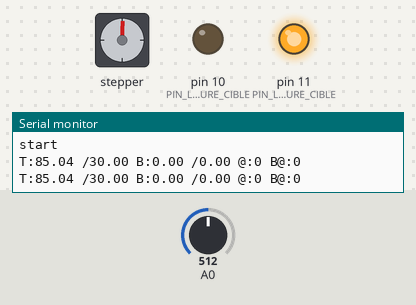
A sketch run on a simulated Arduino Uno, built with avr-gcc and run on an emulated ATmega328P. On the bench: stepper motor, output pins drawn as LEDs (lit = HIGH), the last lines printed to the serial monitor. Inputs (shaded band) come from the test bench; at power-on: A0 = 512. Stepper angles assume 200 steps per turn.

Above: at 1.2 s.
1.3 s: A0 set to 0
At 2.8 s:
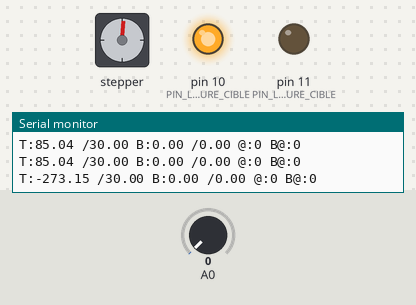
8.5 s: A0 set to 19
At 11.8 s:
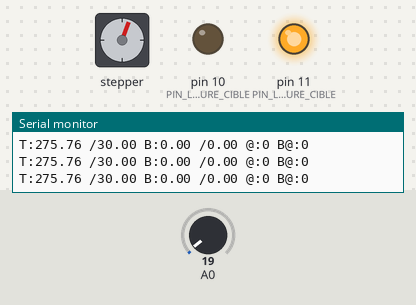
12.6 s: A0 set to 898
14.5 s: A0 set to 920
At 15.3 s:
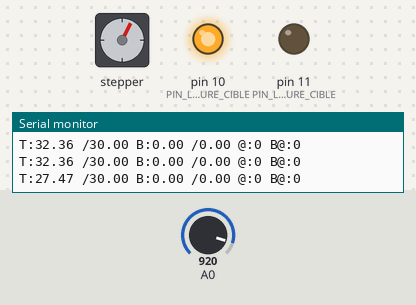
18.6 s: A0 set to 900
At 22.4 s:
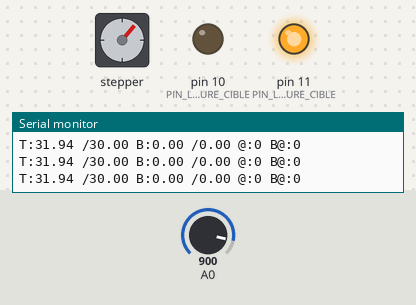
Timing chart, 0 to 35.5 s (numbered marks = the images above; inputs shaded):
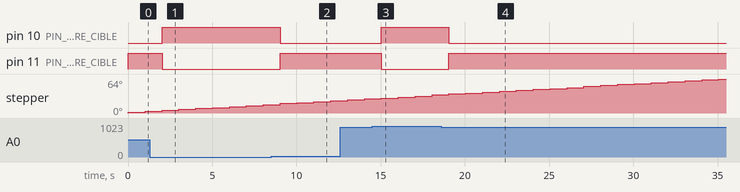

The sketch:

main.ino
```cpp
/* Mesure de température et moteur et parser serie. (todo EEPROM)
 *
 *  Auteur : PPAC pour fred347 ( https://www.lesimprimantes3d.fr/forum/topic/44540-demande-daide-pour-projet/ )
 *  Etat : version 0.2 beta
 *
 * Type de carte : Arduino UNO
 *
 * ===
 * // Pour la mesure de température
 * Composants :
 * un arduino UNO
 * une resistance 10K Ohms (code couleur :  Maron = 1 , Noir = 0 , Orange = 3 (comme en position 3 c'est pour dire x10^3) = 10 x 10^3 = 10000 Ohms = 10K Ohms)
 * une Platine d'expérimentation (breadboard)
 *  (ici 5 + 2 ) Câbles de raccord dupont femmel ( jumper wire )
 * une thermistance NTC 100K  avec un connecteur dupont femmel 2p (cf  extrait marlin)
 * un ? pour connecter notre connecteur dupont femmel de la thermistance a la platine d'expérimentation.
 *
 * deux LED ( une rouge et une verte)
 * des resistances 220 Ohm pour proteger les leds
 *
 *
 *
 * Montage / Schematics: (il faudrais une bonne description du shema ... mais là en mode texte ...)
 * Je renvoie a https://create.arduino.cc/projecthub/Marcazzan_M/how-easy-is-it-to-use-a-thermistor-e39321?ref=search&ref_id=NTC%20Thermistor&offset=1#schematics
 * Sauf que l'on utilisera une thermistance différente.
 * Et que l'on va ajouter une LED + resitance pour la led sur la pin ?
 *
 * // Pour le control de la chauffe ( control d'un MOSFET)
 *
 *
 * // Pour le controlleur de moteur pas a pas  stepper
 *  un
 *
 *
 * Pour déterminer les bon paramétres de la thermistance ... ? une doc ?
 * Là je vais me baser sur les fichiers des tables des thermistance du firmware marlin (v2.0.9.2)
 * Marlin/Marlin/src/module/thermistor/
 * ex : fichier "thermistor_1.h" dans les commentaire du fichier
 * // R25 = 100 kOhm, beta25 = 4092 K, 4.7 kOhm pull-up, bed thermistor
 *
 * TODO / A FAIRE
 * Pour ne pas avoir a modifier et televerser le sketch si on veux modifier la valeur de température cible
 * Une température cible modifiable via la connexion serie et qui sera sauvé dans l'eeprom
 * il va faloir mettre en place une methode de modification et de sauvegarde dans l'eeprom
 *
 * Une autre pin pour controler un MOSFET ou un Relais pour la chauffe
 * ?PWM
 *
 * La gestion d'un controlleur de moteur pas a pas (stepper) pour activer un moteur
 * ? gestion de la vitesse ??? via la connexion serie définition d'une vitesse ou via un potard donc une entré de mesure analogique pour ajuster ?
 * ?
 *
*/

//
// DIRECTIVES DE COMPILATION - Librairie
//

// Include the AccelStepper Library
#include <AccelStepper.h>

// Là on inclus un fichier .h qui contiens des fonctions utilitaires ...
#include <util_fonc.h>


//
// DIRECTIVES DE COMPILATION - Pour paramétrages / configuration
//

// une directive "#define MOT_CLE expression" c'est utilisé par le compilateur pour remplacer dans le code qui suit le "MOT_CLE" par l"expression" (on ne retrouvera dans le code compilé que cette "expression".)
// C'est pratique pour avoir des variables lors de la compilation mais qui au final seront des constantes dans le code compilé (pour gagner de l'espace memoire)
/** (là j'ai piqué un bout de marlin :) pour me simplifier la vie :)  )
 * Vitesse de communication du port serie (Serial Port Baud Rate)
 * This is the default communication speed for all serial ports.
 * Set the baud rate defaults for additional serial ports below.
 *
 * 250000 works in most cases, but you might try a lower speed if
 * you commonly experience drop-outs during host printing.
 * You may try up to 1000000 to speed up SD file transfer.
 *
 * :[2400, 9600, 19200, 38400, 57600, 115200, 250000, 500000, 1000000]
 */
#define BAUDRATE 115200

/*
 * Faut til faire du debugage ?
 * TODO a revoir pour vraiment ne pas compiler les parties de debugage pour avoir un code compilé plus légé ...
*/
#define DEBUG_MODE_ON

/*
 * Pour le delay de la loop principal
 * 500 ms
*/
#define TEMPO_LOOP 500

#define TEMPERATURE_CIBLE_DEFAUT 30.00 // Là pour tester la thermistance 30°C c'est plus pratique.

// une declaration de varibable "typeVariable nomVariable [ = valeuraffectation ] ; " là dans le code généré il y aura un espace memoire reservé pour identifier cette
#ifndef TEMPERATURE_CIBLE_DEFAUT
float temp_cible = 30.00;
#else
float temp_cible = TEMPERATURE_CIBLE_DEFAUT;
#endif

//Thermometer with thermistor
/*thermistor parameters:
 * RT0: 10 000 Ω // PPAC 100 000 Ω = 100K Ω
 * B: 3977 K +- 0.75%// PPAC  4092
 * T0:  25 C
 * +- 5%
 */
//These values are in the datasheet ( PPAC : là j'ai modifier d'aprés des fichier du code source du marlin pour coller a la thermistance utilisé
#define RT0 100000 // Ω
#define B 4092     //3977      // K
//--------------------------------------

#define VCC 5.00 //Supply voltage
//#define VCC 3.30    //Supply voltage //

// Là valeur de la résitance du montage pour la mesure ... a modifier au besion
#define R 10000 //R=10KΩ

//
//
//

#define PIN_LED_TEMOIN_PAS_A_TEMPERATURE_CIBLE 10 // led rouge pour dire ue ce n'est pas en temperature
#define PIN_LED_TEMOIN_A_TEMPERATURE_CIBLE 11     //  led verte pour dire que c est en temperature
// N.B. : Pour moi, dans un programme, il faut bien différencier la "fonction logique" du "matériel"
// c-a-d ( on peut mettre les couleur de led que l'on veux mais dans le code je veux savoir c'est pour quelle usage ...)

//
// Les variables du programme
//

// Là des variable pour de la mesure de A0 arriver a une température en °C
//Variables
float RT, VR, ln, TX, T0, VRT;

//
//
// Là c'est a revoir ... mais c'est la methode (utiliser des directive de compilation #ifdef ... #endif) pour reduire la taille du programme si on d'esactive le debug sur le port serie.
#ifdef DEBUG_MODE_ON
boolean debug = true;
#else
boolean debug = false;
#endif

boolean marlinOutputLike = true;

//
// Define pin connections & motor's steps per revolution
const int dirPin = 2;
const int stepPin = 3;
const int stepsPerRevolution = 200;

float motorSpeed = 200;

// Include the AccelStepper Library //#include <AccelStepper.h>
// Define motor interface type
#define motorInterfaceType 1

// Creates an instance
AccelStepper myStepper(motorInterfaceType, stepPin, dirPin);

boolean activerMoteur = true;

//
// Declaration de mes variables utiles pour le programme
//


void outputSketchInfos(){
  Serial.print(F("\nSketch:   " __FILE__ "\n"
                 "Compiled: " __DATE__ " " __TIME__ "\n\n"));
}

/* Initialisation (executé une seul fois au démmarge de l'arduino.)
     */
// Un programme Arduino doit impérativement contenir la fonction "setup"
// Elle ne sera exécutée qu'une seule fois au démarrage du microcontroleur
// Elle sert à configurer globalement les entrées sorties
void setup()
{
  // Vitesse du port serie pour debug / messages
  Serial.begin(BAUDRATE); //PPAC avant : Serial.begin(9600);

  // Attendez que le port s'ouvre
  // Une while boucle bouclera continuellement et infiniment jusqu'à ce
  // que l'expression entre parenthèses () devienne fausse.
  // Quelque chose doit changer la variable testée,
  // sinon la boucle while ne se fermera jamais
  while (!Serial)
  {
    ;   // attendez que le port série se connecte.
        // Nécessaire pour le port USB natif uniquement
  }

  outputSketchInfos();
  //outputTableDesCaracteres();

  // set the maximum speed, acceleration factor,
  // initial speed and the target position
  myStepper.setMaxSpeed(10000); //1000
                                //  myStepper.setAcceleration(50);
  myStepper.setSpeed(2000);     //200
                                // myStepper.moveTo(2000);//200

  if (debug)
  {
    // TODO a revoir c'est pas top de mettre du debug dans l'init est il y a un defaut d'entrelacement avec les sortie des message de la "loop" ...
    // il doit y avoir une notion de ? semaphore a mettre en place  ou de niveau d'intéruption ?
    Serial.print("### Debut initialisation ! Temperature cible = ");
    Serial.print(temp_cible);
    Serial.println(" °C");
    Serial.flush(); // forcer le vidage du tampon ?
  }

  // Là c'est ? de l'initialisation d'une constante pour correctement calculer une température d'aprés une mesure ?
  T0 = 25 + 273.15; //Temperature T0 from datasheet, conversion from Celsius to kelvin
  //
  // Initialisation des pin de sorties
  pinMode(PIN_LED_TEMOIN_PAS_A_TEMPERATURE_CIBLE, OUTPUT);
  digitalWrite(PIN_LED_TEMOIN_PAS_A_TEMPERATURE_CIBLE, LOW); // turn the LED off by making the voltage LOW

  pinMode(PIN_LED_TEMOIN_A_TEMPERATURE_CIBLE, OUTPUT);
  digitalWrite(PIN_LED_TEMOIN_A_TEMPERATURE_CIBLE, LOW); // turn the LED off by making the voltage LOW

  // moteur driver type ...
  // Declare pins as Outputs
  pinMode(stepPin, OUTPUT);
  pinMode(dirPin, OUTPUT);

  // Autre initialisation a faire (TODO) ? Si on veux faire des lecture sur le port serie pour rendre le programme plus pratique
  // definir la température cible avec une commande g-code du genre "M104 S200" ? mais là il y a du taf car il faut faire un parseur...
  //...
  if (debug)
  {
    Serial.print("### Fin initialisation ! Temperature cible = ");
    Serial.print(temp_cible);
    Serial.println(" °C");
    Serial.flush(); // forcer le vidage du tampon ?
  }
  //
  if ( marlinOutputLike ){
      Serial.println("start");
  }
}

// Le programme principal s’exécute par une boucle infinie appelée Loop
void loop()
{

  // TODO a mettre dans une fonction
  // mesure température et conversion en °C
  VRT = analogRead(A0);         //Acquisition analog value of VRT
  VRT = (5.00 / 1023.00) * VRT; //Conversion to voltage (la A0 [0..1023] -> [0V..5V]
  VR = VCC - VRT;
  RT = VRT / (VR / R); //Resistance of RT

  ln = log(RT / RT0);
  TX = (1 / ((ln / B) + (1 / T0))); //Temperature from thermistor

  TX = TX - 273.15; //Conversion to Celsius

  if (debug && false)
  {
    // Sortie sur la consol pour débuger la mesure et le calcul en °C
    Serial.print("Temperature:");
    Serial.print("\t");
    Serial.print(TX);
    // Serial.print("C\t\t");
    //  Serial.print(TX + 273.15);        //Conversion to Kelvin
    //  Serial.print("K\t\t");
    //  Serial.print((TX * 1.8) + 32);    //Conversion to Fahrenheit
    //  Serial.println("F");
    Serial.print(" / ");
    Serial.print(temp_cible);
    Serial.println();
  }
  //
  if ( marlinOutputLike ){
  Serial.print("T:");
  Serial.print(TX);
  Serial.print(" /");
  Serial.print(temp_cible);
  Serial.print(" ");
  Serial.print("B:");
  Serial.print("0.00");
  Serial.print(" /");
  Serial.print("0.00");
  Serial.print(" ");
  Serial.print("@:");
  Serial.print("0");
  Serial.print(" ");
  Serial.print("B@:");
  Serial.print("0");
  Serial.println();
  }

  // Condition de température
  if (TX > temp_cible)
  {
    // { la température mesuré et au dessus de la température cible }
    if (debug && false)
    {
      Serial.print("Cible ");
      Serial.print(temp_cible);
      Serial.println(" atteint !");
    }
    //
    digitalWrite(PIN_LED_TEMOIN_A_TEMPERATURE_CIBLE, HIGH);    // turn the LED on (HIGH is the voltage level)
    digitalWrite(PIN_LED_TEMOIN_PAS_A_TEMPERATURE_CIBLE, LOW); // turn the LED off by making the voltage LOW
  }
  else
  {
    // { la température mesuré et en dessous de la température cible }
    if (debug && false)
    {
      Serial.print("Il faut chauffer pour arriver a cible ");
      Serial.print(temp_cible);
      Serial.println("!");
    }
    digitalWrite(PIN_LED_TEMOIN_A_TEMPERATURE_CIBLE, LOW);      // turn the LED on (HIGH is the voltage level)
    digitalWrite(PIN_LED_TEMOIN_PAS_A_TEMPERATURE_CIBLE, HIGH); // turn the LED off by making the voltage LOW
  }

  //delay(TEMPO_LOOP);
  if (activerMoteur)
  {
    if (false)
    {
      if (myStepper.distanceToGo() == 0)
      {
        myStepper.moveTo(-myStepper.currentPosition());
      }
      myStepper.run();
    }

    // constante speed
    // Set the speed in steps per second:
    //myStepper.setSpeed(400);
    myStepper.setSpeed(motorSpeed);

    // Step the motor with a constant speed as set by setSpeed():
    myStepper.runSpeed();
  }

  if (activerMoteur && false)
  {
    // Là c'est juste pour tester le moteur .
    // Comme c'est codé dans la boucle principla et avec de delay cela va créer un ralentissement / conflic entre le code de mesure et de mouvement moteur ( donc la vitesse moteur ne sera pas vraiment controllable, il y aura des ralentissement du moteur lors des entré serie car elle sont parsé ...)
    // Il faudrai utiliser un timer pour avoir une sorte de multitache mais l) les timer sous arduino sur un controlleur atmega c'est ... pas forcement smple
    // alors il fau plutot utiliser une librairie qui gere cela ?

    // Set motor direction clockwise
    digitalWrite(dirPin, HIGH);

    // Spin motor slowly
    for (int x = 0; x < stepsPerRevolution; x++)
    {
      digitalWrite(stepPin, HIGH);
      delayMicroseconds(2000);
      digitalWrite(stepPin, LOW);
      delayMicroseconds(2000);
    }
    /*
  delay(1000); // Wait a second

  // Set motor direction counterclockwise
  digitalWrite(dirPin, LOW);

  // Spin motor quickly
  for(int x = 0; x < stepsPerRevolution; x++)
  {
    digitalWrite(stepPin, HIGH);
    delayMicroseconds(1000);
    digitalWrite(stepPin, LOW);
    delayMicroseconds(1000);
  }
  delay(1000); // Wait a second
             */
    //
  }

  int incomingByte = 0; // for incoming serial data

  while (Serial.available() > 0)
  {
    // look for the next valid integer in the incoming serial stream:
    int red = 0; //Serial.parseInt();
    // do it again:
    int green = 0; //Serial.parseInt();
    // do it again:
    int blue = 0; //Serial.parseInt();
    // look for the newline. That's the end of your sentence:
    // read the incoming byte:
    incomingByte = Serial.read();
    if (incomingByte == '\n')
    {
      // constrain the values to 0 - 255 and invert
      // if you're using a common-cathode LED, just use "constrain(color, 0, 255);"
      red = 255 - constrain(red, 0, 255);
      green = 255 - constrain(green, 0, 255);
      blue = 255 - constrain(blue, 0, 255);
      // fade the red, green, and blue legs of the LED:
      //   analogWrite(redPin, red);
      //   analogWrite(greenPin, green);
      //   analogWrite(bluePin, blue);
      // print the three numbers in one string as hexadecimal:
      //Serial.print(red, HEX);
      //Serial.print(green, HEX);
      //Serial.println(blue, HEX);
      if ( marlinOutputLike ){
        // TODO un parser des commandes g-code flavor marlin (compatible Repetier Host et Pronterface )
//Replies from the RepRap machine to the host computer
//All communication is in printable ASCII characters.
// Messages sent back to the host computer are terminated by a newline and look like this:

//xx [line number to resend] [T:93.2 B:22.9] [C: X:9.2 Y:125.4 Z:3.7 E:1902.5] [Some debugging or other information may be here]


        // Si la commande g-code reçue est correcte ... et pas d'erreur detecté
      Serial.println("ok");
      // Si la commande g-code recu n'est pas correcte ?

      // demande de réenvoie
      //Serial.println("rs ");
      //Serial.println(num_ligne_a_reenvoyer);// num ligne a réenvoyer

      // Erreur hardware fault has been detected. The RepRap machine will shut down immediately after it has sent this message.
      //Serial.println("!!");

// "//" This is some debugging or other information on a line on its own. It may be sent at any time.

//Such lines will always be preceded by //.

//On the latest version of Pronterface and soon Octoprint a special comment of the form:

// "// action:command"

// is allowed to be sent from the firmware, the command can currently be pause, resume or disconnect which will execute those commands on the host. As this is also a comment other hosts will just ignore these commands.
//Serial.println("// ");
      }
    }
    if ( false){
    // say what you got:
    Serial.print("I received: '");
    Serial.print((char)incomingByte);
    Serial.print("' : ");
    Serial.println(incomingByte, DEC);

    if (incomingByte == 'M')
    {
      activerMoteur = !activerMoteur;
      int iVal = Serial.parseInt();
      Serial.print("I parse: ");
      Serial.print((char)incomingByte);
      Serial.println(iVal);
    }
    if (incomingByte == 'T')
    {

      float fVal = Serial.parseFloat(SKIP_ALL);
      Serial.print("I parse: ");
      Serial.print((char)incomingByte);
      Serial.println(fVal);
      temp_cible = fVal;
      //Serial.print(fVal);
    }
    if (incomingByte == 'P')
    {
      float fVal = Serial.parseFloat();
      Serial.print("P parse: ");
      Serial.print((char)incomingByte);
      Serial.println(fVal);
      //Serial.print(fVal);
    }
    if (incomingByte == 'S')
    {
      float fVal = Serial.parseFloat();
      Serial.print("S parse: ");
      Serial.print((char)incomingByte);
      Serial.println(fVal);
      //Serial.print(fVal);
      motorSpeed = fVal;
    }
    }
  }

  // Un delais pour ... histoire de prendre sons temps ? (surtout si avec le mode debug pour ne pas avoir trop de blabla ! )
  delay(500); // TODO a mettre en #define TEMPO_LOOP 500
  delay(TEMPO_LOOP);
}

// FIN de fichier.
```

HeaterControl.h
```cpp
/****************************************************************
 * Heater control library header
 *
 *
 * Sources : Mini-Thermostat © GPL3+ by salhar1 https://create.arduino.cc/projecthub/salhar1/mini-thermostat-e732ed?ref=search&ref_id=NTC%20Thermistor&offset=3
*****************************************************************/

#ifndef HeaterControl_h
#define HeaterControl_h

#include "Arduino.h"

class HeaterControl
{
  public:
    HeaterControl(int FETPin);
    int Control_PID(double dCurrentTemperature, int dt, int ThresholdTemp, double MaxTemp, double MinTemp, double SetTemp, double K_P_ctrl, double K_I_ctrl, double K_D_ctrl); //for ATMega328P
    void TurnOff();

  private:
    //received
    int _FETPin;

    //internal
    float previous_error = 0; //Initialize PID variables
    float s_integral = 0; //Initialize PID variables
};

#endif
```

Source omitted: HeaterControl.cpp (1710 bytes), ParserGCode.cpp (1477 bytes), ParserGCode.h (673 bytes), Thermistor.cpp (833 bytes), Thermistor.h (535 bytes), util_fonc.h (4484 bytes)

Measured:
- the behaviour switches between 909 and 910 on A0 (found by bisection; images 2 and 3)
- after the input at 1.3 s, pin 10 (PIN_LED_TEMOIN_PAS_A_TEMPERATURE_CIBLE): LOW → HIGH after 0.72 s; pin 11 (PIN_LED_TEMOIN_A_TEMPERATURE_CIBLE): HIGH → LOW after 0.72 s
- after the input at 8.5 s, pin 10 (PIN_LED_TEMOIN_PAS_A_TEMPERATURE_CIBLE): HIGH → LOW after 0.53 s; pin 11 (PIN_LED_TEMOIN_A_TEMPERATURE_CIBLE): LOW → HIGH after 0.53 s
- after the input at 14.5 s, pin 10 (PIN_LED_TEMOIN_PAS_A_TEMPERATURE_CIBLE): LOW → HIGH after 0.55 s; pin 11 (PIN_LED_TEMOIN_A_TEMPERATURE_CIBLE): HIGH → LOW after 0.55 s
- after the input at 18.6 s, pin 10 (PIN_LED_TEMOIN_PAS_A_TEMPERATURE_CIBLE): HIGH → LOW after 0.45 s; pin 11 (PIN_LED_TEMOIN_A_TEMPERATURE_CIBLE): LOW → HIGH after 0.45 s
